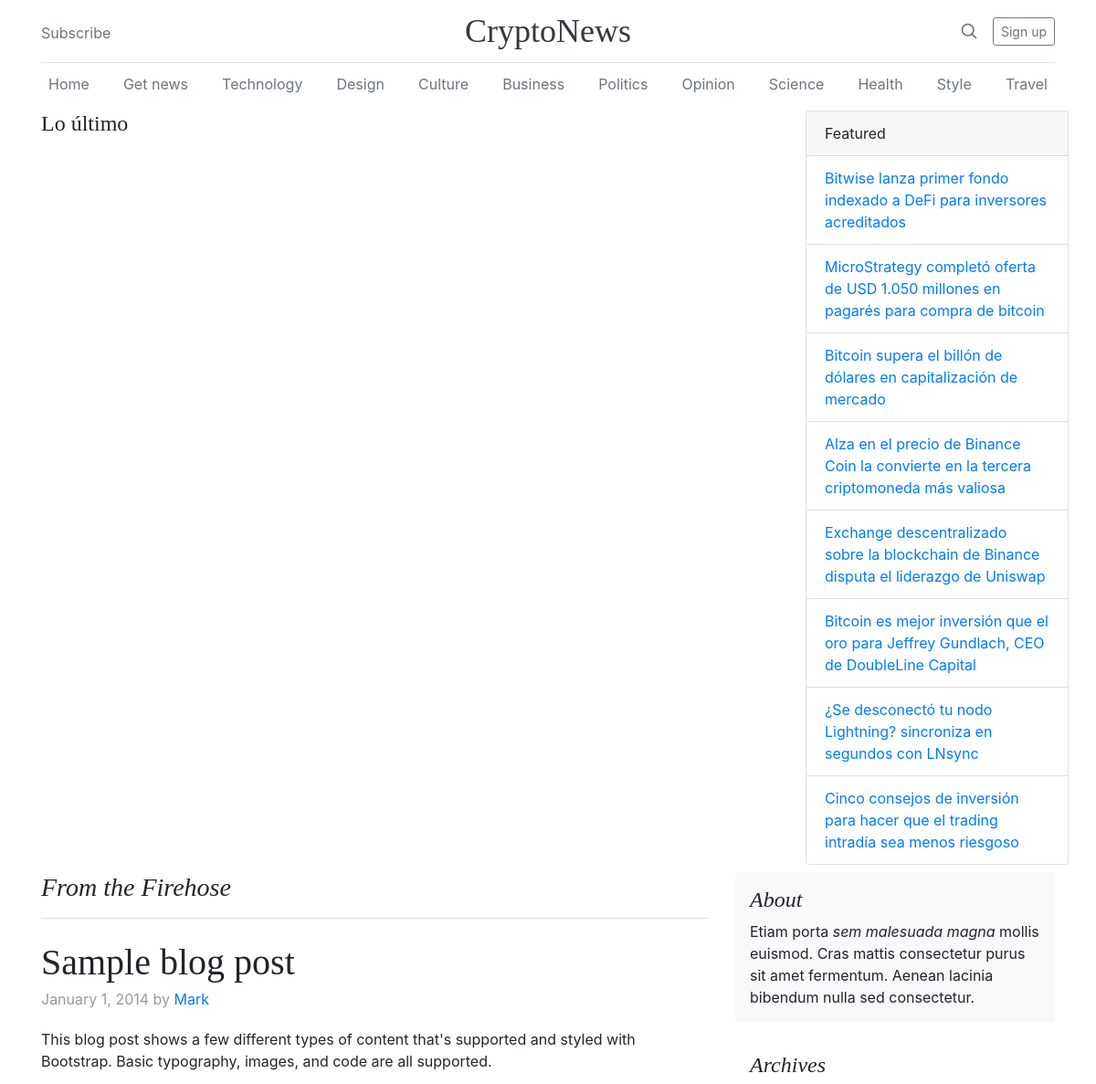
The app's page / (upper part), older data.
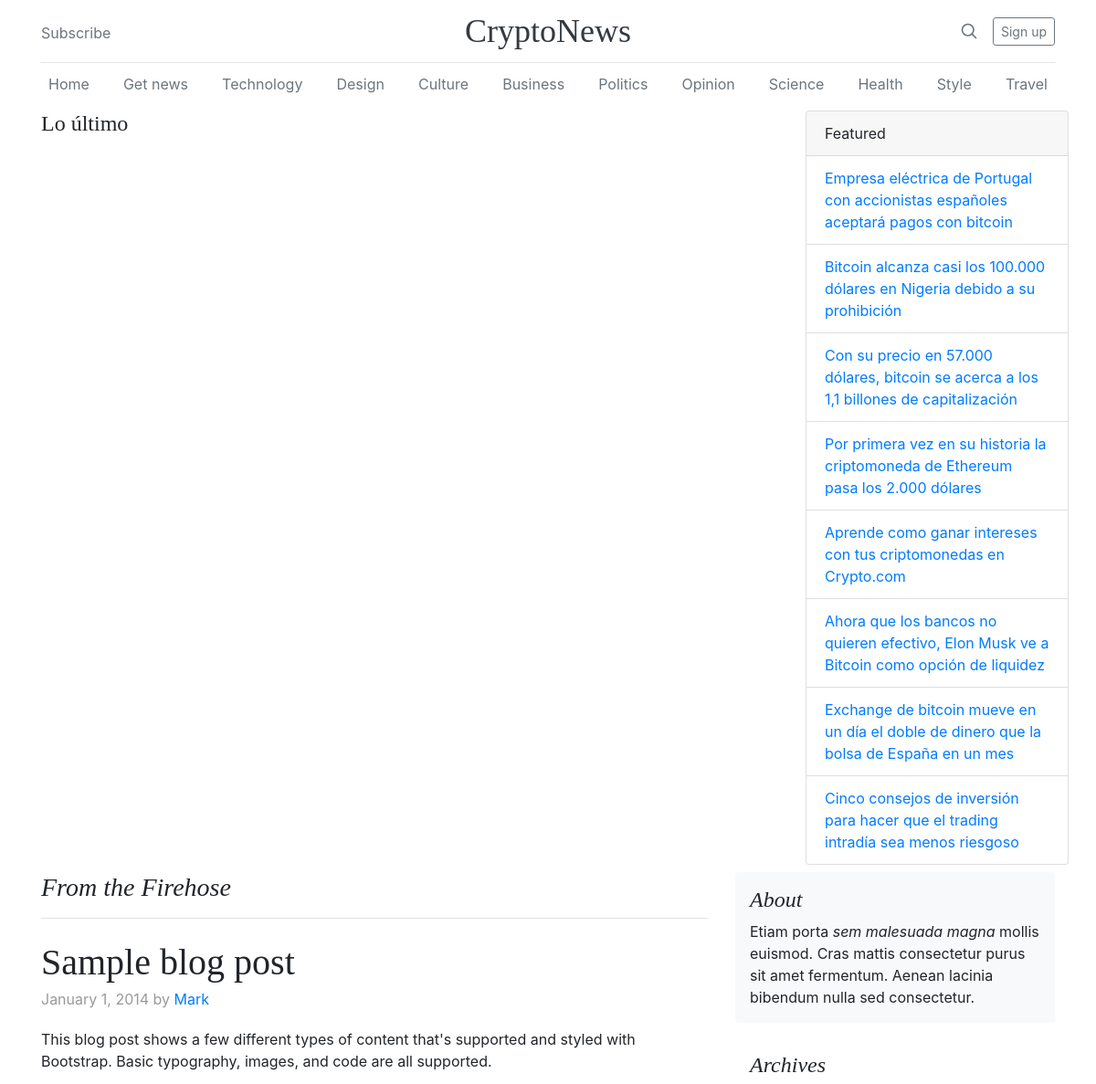
The same page, newer data.
### news/models.py (models this page shows, shortened)
class Headline(models.Model):
    headline_id = models.CharField(max_length=50, null=True, blank=True)
    title = models.CharField(max_length=200)
    category = models.CharField(max_length=200, null=True, blank=True)
    intern_category = models.CharField(max_length=50, null=True, blank=True)
    has_image = models.BooleanField(default=False)
    image = models.URLField(null=True, blank=True)
    image_width = models.IntegerField(null=True, blank=True)
    image_height = models.IntegerField(null=True, blank=True)
    url = models.TextField()
    publish_date = models.CharField(max_length=30, null=True, blank=True)
    created_date = models.DateTimeField(null=True, blank=True)
    web = models.CharField(max_length=30, null=True, blank=True, default="Criptonoticias.com")

### news/views.py (the view)
# urls.py: path('', news_list, name="home"),
def news_list(request):
    headlines = Headline.objects.all()[::-1]
    main_headline = Headline.objects.filter(intern_category='Artículos Principales').order_by('created_date')[:1]
    last_news = Headline.objects.filter(intern_category='La columna').order_by('created_date')[:2]
    common_news = Headline.objects.filter(intern_category='Artículos Principales').order_by('created_date')[1:]
    the_column_news = Headline.objects.filter(has_image=False).order_by('created_date')[2:10]
    context = {
        'main_headline': main_headline,
        'last_news': last_news,
        'common_news': common_news,
        'the_column_news': the_column_news,
    }
    return render(request, "home.html", context)

### news/templates/home.html (shortened to what this page needs)
{% extends "base.html" %}
{% block content %}
<div class="row mb-2">
    <div class="col-md-9">
        <div class="row">
            <div class="col-md-5">
                <h4 class="mb-0">
                    Lo último
                </h4>
                <br>
            </div>
        </div>
    </div>
    <div class="col-md-3">
        <div class="row right-panel-news">
            <div class="card" style="width: 18rem;">
                <div class="card-header">
                    Featured
                </div>
                <ul class="list-group list-group-flush">
                    {% for link in the_column_news %}
                    <li class="list-group-item"><a href="{{link.url}}"> {{link.title}}</a></li>
                    {% endfor %}
                </ul>
            </div>
        </div>
    </div>
</div>
</div>
<main role="main" class="container">
    <div class="row">
        <div class="col-md-8 blog-main">
            <h3 class="pb-3 mb-4 font-italic border-bottom">
                From the Firehose
            </h3>
            <div class="blog-post">
                <h2 class="blog-post-title">Sample blog post</h2>
                <p class="blog-post-meta">January 1, 2014 by <a href="#">Mark</a></p>
                <p>This blog post shows a few different types of content that's supported and styled with Bootstrap.
                    Basic typography, images, and code are all supported.</p>
            </div>
        </div>
        <aside class="col-md-4 blog-sidebar">
            <div class="p-3 mb-3 bg-light rounded">
                <h4 class="font-italic">About</h4>
                <p class="mb-0">Etiam porta <em>sem malesuada magna</em> mollis euismod. Cras mattis consectetur purus
                    sit amet fermentum. Aenean lacinia bibendum nulla sed consectetur.</p>
            </div>
            <div class="p-3">
                <h4 class="font-italic">Archives</h4>
            </div>
        </aside>
    </div>
</main>
{% endblock %}

Row changes from the older to the newer data that the page shows:
removed Headline: title "Bitwise lanza primer fondo indexado a DeFi para inversores acreditados"
removed Headline: title "MicroStrategy completó oferta de USD 1.050 millones en pagarés para compra de bitcoin"
removed Headline: title "Bitcoin supera el billón de dólares en capitalización de mercado"
removed Headline: title "Alza en el precio de Binance Coin la convierte en la tercera criptomoneda más valiosa"
removed Headline: title "Exchange descentralizado sobre la blockchain de Binance disputa el liderazgo de Uniswap"
removed Headline: title "Bitcoin es mejor inversión que el oro para Jeffrey Gundlach, CEO de DoubleLine Capital"
removed Headline: title "¿Se desconectó tu nodo Lightning? sincroniza en segundos con LNsync"
added Headline: title "Empresa eléctrica de Portugal con accionistas españoles aceptará pagos con bitcoin"
added Headline: title "Bitcoin alcanza casi los 100.000 dólares en Nigeria debido a su prohibición"
added Headline: title "Con su precio en 57.000 dólares, bitcoin se acerca a los 1,1 billones de capitalización"
added Headline: title "Por primera vez en su historia la criptomoneda de Ethereum pasa los 2.000 dólares"
added Headline: title "Aprende como ganar intereses con tus criptomonedas en Crypto.com"
added Headline: title "Ahora que los bancos no quieren efectivo, Elon Musk ve a Bitcoin como opción de liquidez"
added Headline: title "Exchange de bitcoin mueve en un día el doble de dinero que la bolsa de España en un mes"
